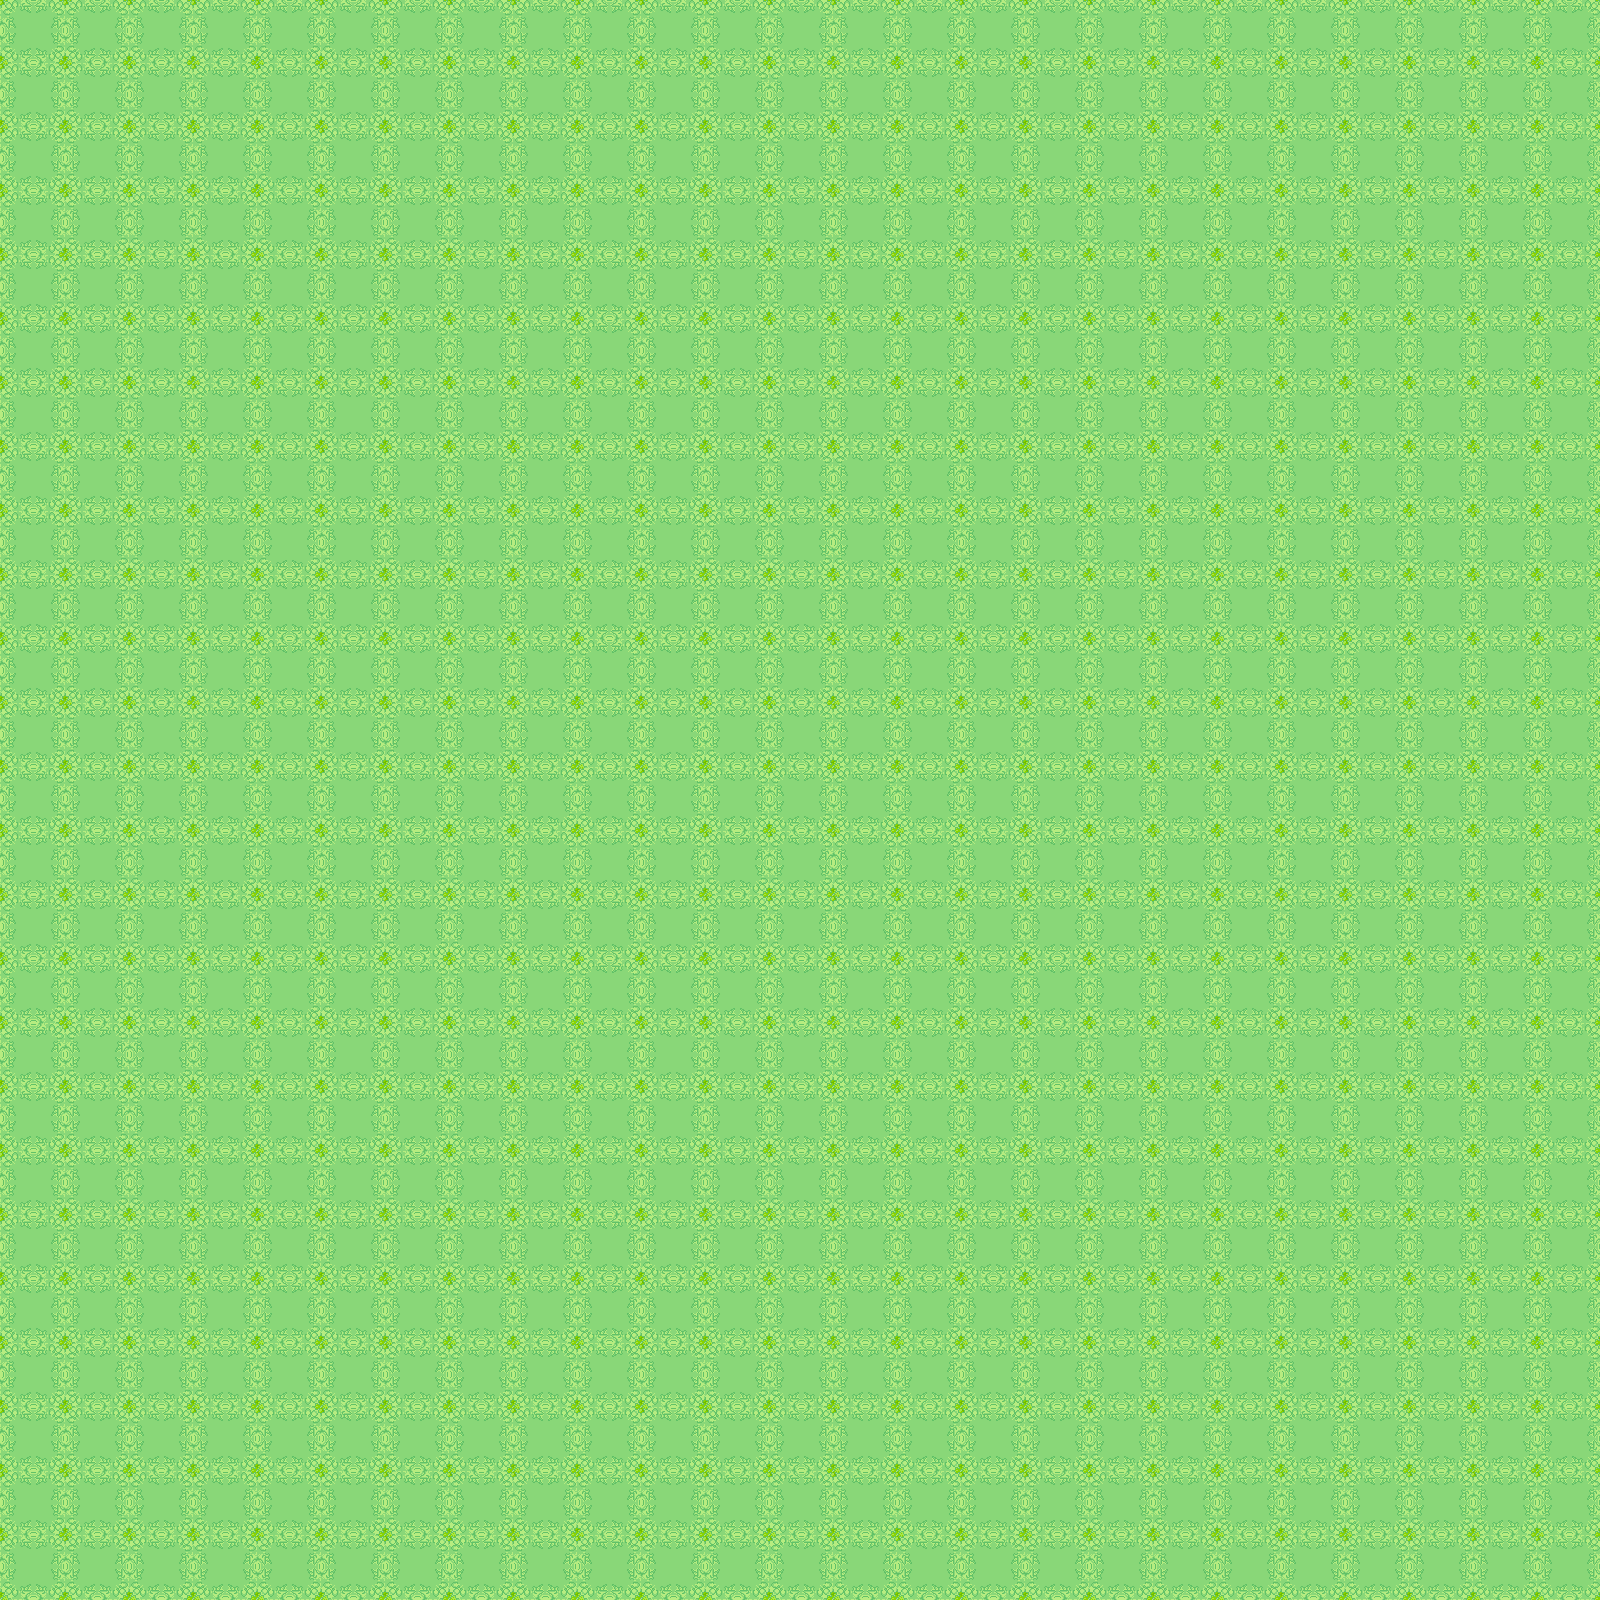

The image is a tile-based game level rendered from a .tmx file. Its description and source (layers, tilesets, objects; grid data summarised) follow:
An orthogonal 50x50 tile map with 32x32 px tiles, 1 tile layer (块层 1).

<map version="1.0" tiledversion="2018.06.01" orientation="orthogonal" renderorder="right-down" width="50" height="50" tilewidth="32" tileheight="32" infinite="0" nextlayerid="4" nextobjectid="1">
 <tileset firstgid="1" source="map.tsx" />
 <layer id="1" name="块层 1" width="50" height="50">
  <data>[2500 cells, 2500 non-empty, 4 distinct tile ids]</data>
 </layer>
</map>
